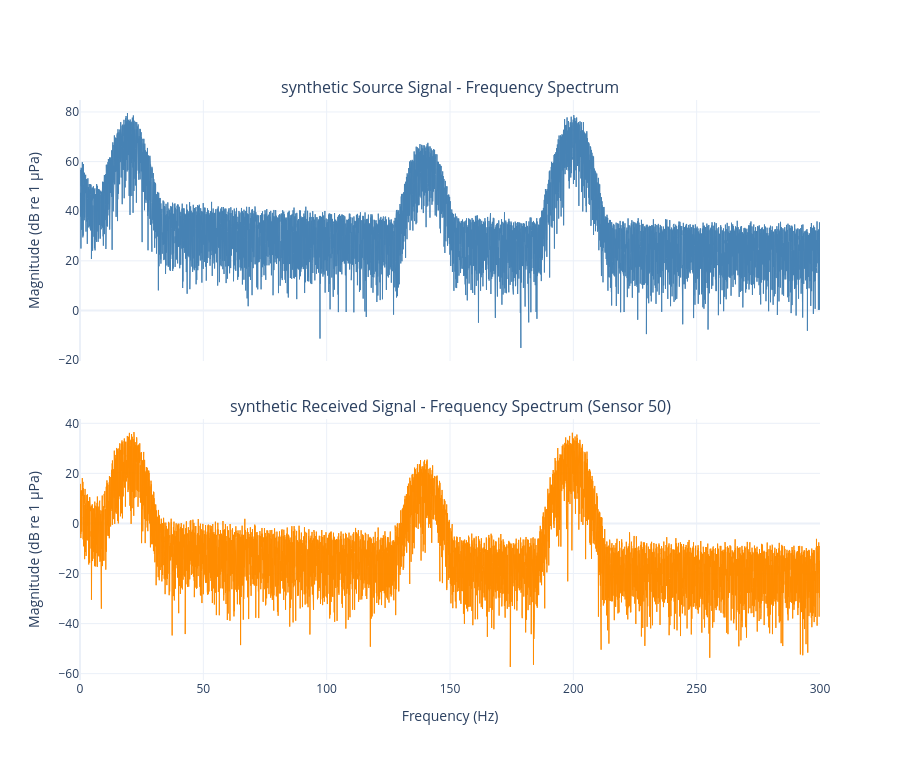
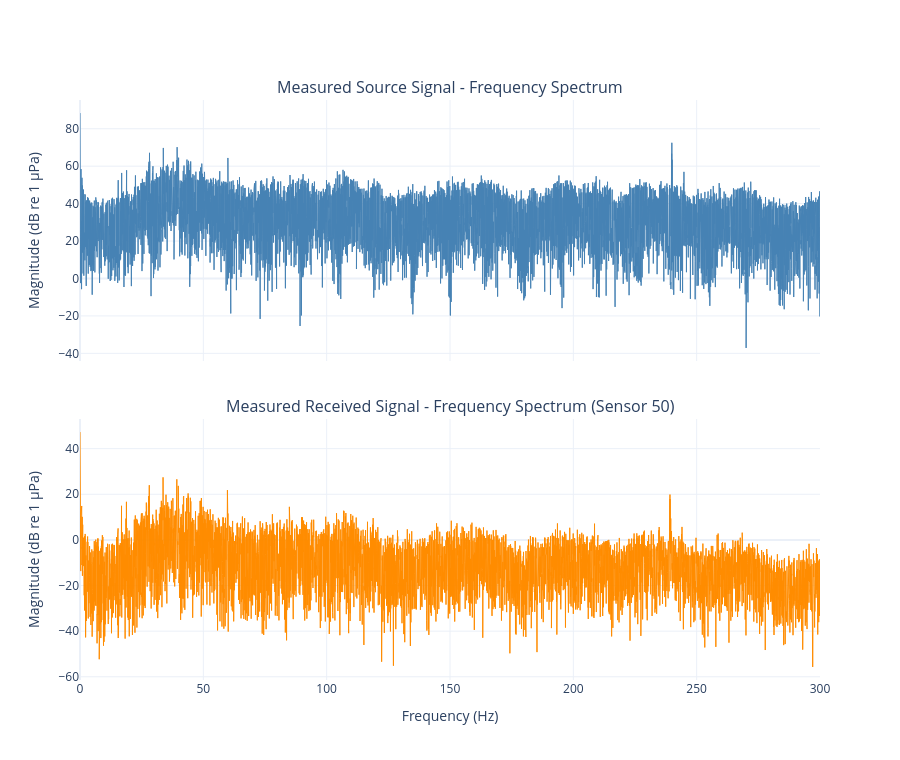

Write notebook code for charts like these, in order.
### Markdown cell above
### Frequency Spectrums

### Code cell
# Measured spectrums

freq_axis_synthetic_source = np.fft.rfftfreq(
    len(synthetic_source_real), 1 / SIGNAL_PARAMS["sampling_rate_hz"]
)
freq_axis_synthetic_received = np.fft.rfftfreq(
    len(synthetic_received_real), 1 / SIGNAL_PARAMS["sampling_rate_hz"]
)
spectrum_source_synthetic = np.abs(np.fft.rfft(synthetic_source_real)) * (2.0 / len(synthetic_source_real))
spectrum_received_synthetic = np.abs(np.fft.rfft(synthetic_received_real)) * (2.0 / len(synthetic_received_real))
spectrum_source_synthetic_db = 20 * np.log10(spectrum_source_synthetic + 1e-10)
spectrum_received_synthetic_db = 20 * np.log10(spectrum_received_synthetic + 1e-10)

fig_meas_freq = make_subplots(
    rows=2,
    cols=1,
    shared_xaxes=True,
    vertical_spacing=0.10,
    subplot_titles=(
        "synthetic Source Signal - Frequency Spectrum",
        f"synthetic Received Signal - Frequency Spectrum (Sensor {SENSOR_TO_ANALYZE})",
    ),
)
fig_meas_freq.add_trace(
    go.Scatter(
        x=freq_axis_synthetic_source,
        y=spectrum_source_synthetic_db,
        mode="lines",
        line=dict(width=1, color="steelblue"),
        showlegend=False,
    ),
    row=1,
    col=1,
)
fig_meas_freq.add_trace(
    go.Scatter(
        x=freq_axis_synthetic_received,
        y=spectrum_received_synthetic_db,
        mode="lines",
        line=dict(width=1, color="darkorange"),
        showlegend=False,
    ),
    row=2,
    col=1,
)
fig_meas_freq.update_yaxes(title_text="Magnitude (dB re 1 µPa)", row=1, col=1)
fig_meas_freq.update_yaxes(title_text="Magnitude (dB re 1 µPa)", row=2, col=1)
fig_meas_freq.update_xaxes(
    title_text="Frequency (Hz)",
    range=[0, SIGNAL_PARAMS["sampling_rate_hz"] / 2],
    row=2,
    col=1,
)
fig_meas_freq.update_layout(template="plotly_white", height=760, width=900)
fig_meas_freq.show()


# Measured spectrums
freq_axis_measured_source = np.fft.rfftfreq(
    len(measured_source_real), 1 / SIGNAL_PARAMS["sampling_rate_hz"]
)
freq_axis_measured_received = np.fft.rfftfreq(
    len(measured_received_real), 1 / SIGNAL_PARAMS["sampling_rate_hz"]
)
spectrum_source_measured = np.abs(np.fft.rfft(measured_source_real)) * (2.0 / len(measured_source_real))
spectrum_received_measured = np.abs(np.fft.rfft(measured_received_real)) * (2.0 / len(measured_received_real))
spectrum_source_measured_db = 20 * np.log10(spectrum_source_measured + 1e-10)
spectrum_received_measured_db = 20 * np.log10(spectrum_received_measured + 1e-10)

fig_meas_freq = make_subplots(
    rows=2,
    cols=1,
    shared_xaxes=True,
    vertical_spacing=0.10,
    subplot_titles=(
        "Measured Source Signal - Frequency Spectrum",
        f"Measured Received Signal - Frequency Spectrum (Sensor {SENSOR_TO_ANALYZE})",
    ),
)
fig_meas_freq.add_trace(
    go.Scatter(
        x=freq_axis_measured_source,
        y=spectrum_source_measured_db,
        mode="lines",
        line=dict(width=1, color="steelblue"),
        showlegend=False,
    ),
    row=1,
    col=1,
)
fig_meas_freq.add_trace(
    go.Scatter(
        x=freq_axis_measured_received,
        y=spectrum_received_measured_db,
        mode="lines",
        line=dict(width=1, color="darkorange"),
        showlegend=False,
    ),
    row=2,
    col=1,
)
fig_meas_freq.update_yaxes(title_text="Magnitude (dB re 1 µPa)", row=1, col=1)
fig_meas_freq.update_yaxes(title_text="Magnitude (dB re 1 µPa)", row=2, col=1)
fig_meas_freq.update_xaxes(
    title_text="Frequency (Hz)",
    range=[0, SIGNAL_PARAMS["sampling_rate_hz"] / 2],
    row=2,
    col=1,
)
fig_meas_freq.update_layout(template="plotly_white", height=760, width=900)
fig_meas_freq.show()

### Figure 1 — Plotly figure (JSON) as saved in the notebook; plotly's stock layout.template omitted (floating-point values rounded to 4 significant figures; data arrays with more than 128 entries replaced by an {"elided": "..."} marker saying what was removed)
{"data": [{"line": {"color": "steelblue", "width": 1}, "mode": "lines", "showlegend": false, "type": "scatter", "x": {"elided": "30001 float values"}, "xaxis": "x", "y": {"elided": "30001 float values"}, "yaxis": "y"}, {"line": {"color": "darkorange", "width": 1}, "mode": "lines", "showlegend": false, "type": "scatter", "x": {"elided": "29851 float values"}, "xaxis": "x2", "y": {"elided": "29851 float values"}, "yaxis": "y2"}], "layout": {"annotations": [{"font": {"size": 16}, "showarrow": false, "text": "synthetic Source Signal - Frequency Spectrum", "x": 0.5, "xanchor": "center", "xref": "paper", "y": 1, "yanchor": "bottom", "yref": "paper"}, {"font": {"size": 16}, "showarrow": false, "text": "synthetic Received Signal - Frequency Spectrum (Sensor 50)", "x": 0.5, "xanchor": "center", "xref": "paper", "y": 0.45, "yanchor": "bottom", "yref": "paper"}], "height": 760, "width": 900, "xaxis": {"anchor": "y", "domain": [0, 1], "matches": "x2", "showticklabels": false}, "xaxis2": {"anchor": "y2", "domain": [0, 1], "range": [0, 300], "title": {"text": "Frequency (Hz)"}}, "yaxis": {"anchor": "x", "domain": [0.55, 1], "title": {"text": "Magnitude (dB re 1 µPa)"}}, "yaxis2": {"anchor": "x2", "domain": [0, 0.45], "title": {"text": "Magnitude (dB re 1 µPa)"}}}}

### Figure 2 — Plotly figure (JSON) as saved in the notebook; plotly's stock layout.template omitted (floating-point values rounded to 4 significant figures; data arrays with more than 128 entries replaced by an {"elided": "..."} marker saying what was removed)
{"data": [{"line": {"color": "steelblue", "width": 1}, "mode": "lines", "showlegend": false, "type": "scatter", "x": {"elided": "30001 float values"}, "xaxis": "x", "y": {"elided": "30001 float values"}, "yaxis": "y"}, {"line": {"color": "darkorange", "width": 1}, "mode": "lines", "showlegend": false, "type": "scatter", "x": {"elided": "29851 float values"}, "xaxis": "x2", "y": {"elided": "29851 float values"}, "yaxis": "y2"}], "layout": {"annotations": [{"font": {"size": 16}, "showarrow": false, "text": "Measured Source Signal - Frequency Spectrum", "x": 0.5, "xanchor": "center", "xref": "paper", "y": 1, "yanchor": "bottom", "yref": "paper"}, {"font": {"size": 16}, "showarrow": false, "text": "Measured Received Signal - Frequency Spectrum (Sensor 50)", "x": 0.5, "xanchor": "center", "xref": "paper", "y": 0.45, "yanchor": "bottom", "yref": "paper"}], "height": 760, "width": 900, "xaxis": {"anchor": "y", "domain": [0, 1], "matches": "x2", "showticklabels": false}, "xaxis2": {"anchor": "y2", "domain": [0, 1], "range": [0, 300], "title": {"text": "Frequency (Hz)"}}, "yaxis": {"anchor": "x", "domain": [0.55, 1], "title": {"text": "Magnitude (dB re 1 µPa)"}}, "yaxis2": {"anchor": "x2", "domain": [0, 0.45], "title": {"text": "Magnitude (dB re 1 µPa)"}}}}
